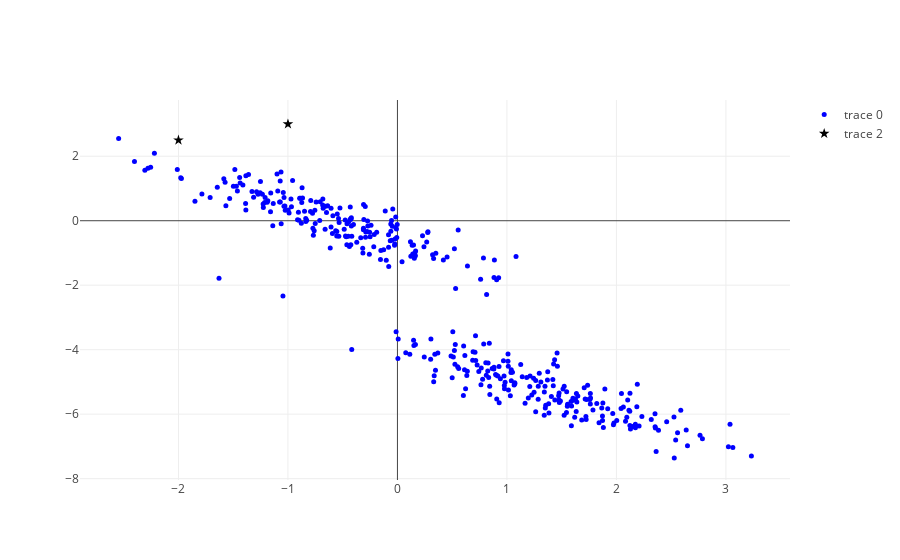
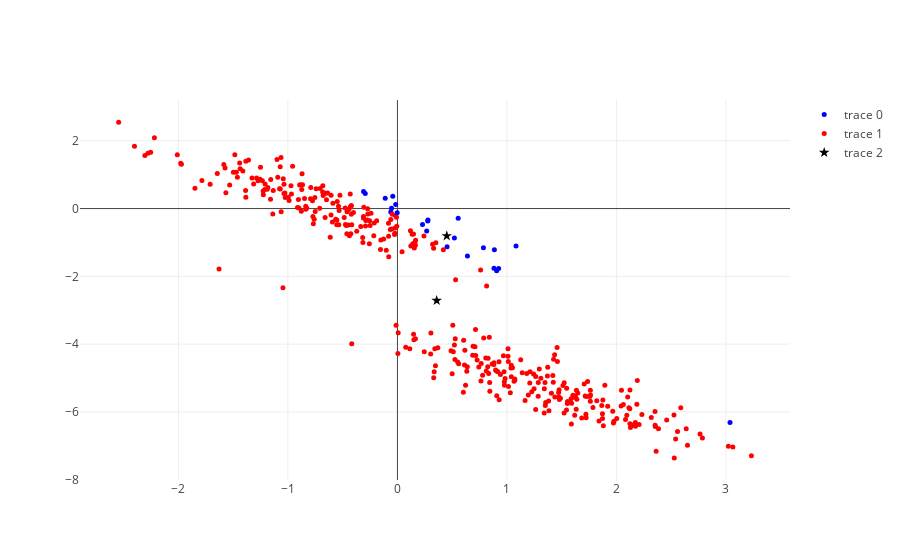
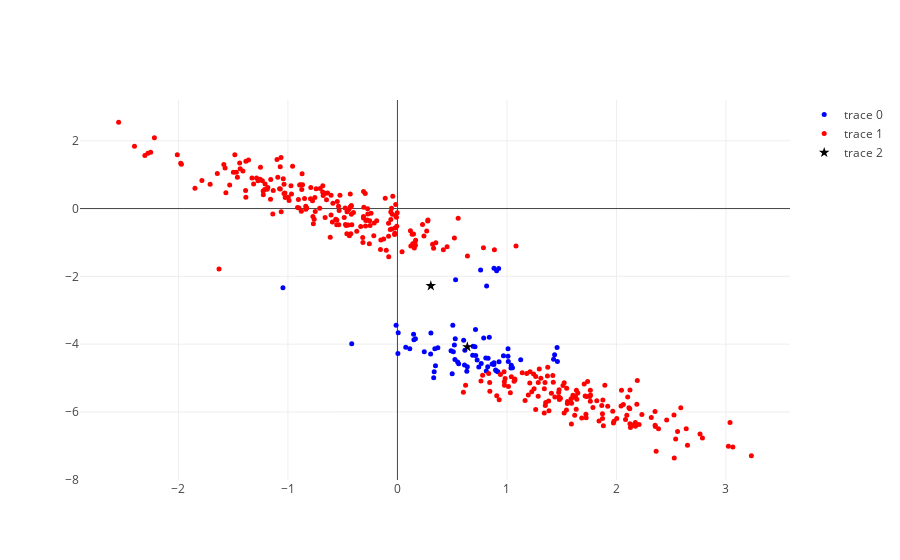
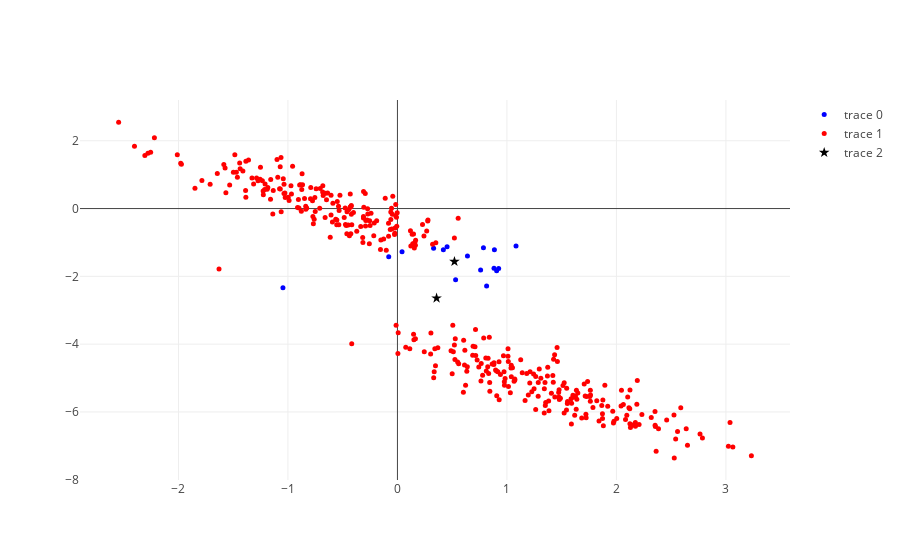

Notebook source saved alongside these figures, in order:
### Code cell
n_iter = 20
n = 400
c = np.zeros((n,1))
d = np.zeros((k,1))

for m in range(n_iter):
    A = np.where(c==0)
    B = np.where(c==1)
    scatter = go.Scatter(
    x = X[A[0],0],
    y = X[A[0],1],
    mode='markers',
    marker=dict(
            size=5,
            symbol='circle',
            color='blue',
            opacity=1
        )
    )
    scatter1 = go.Scatter(
        x = X[B[0],0],
        y = X[B[0],1],
        mode='markers',
        marker=dict(
            size=5,
            symbol='circle',
            color='red',
            opacity=1
        )
    )

    
    scatter4 = go.Scatter(
        x = centers[:,0],
        y = centers[:,1],
        mode='markers',
        marker=dict(
            size=8,
            symbol='star',
            color='black',
            opacity=1
        )
    )
    # Above code is for scatter plot of every iteration.

    data = [scatter,scatter1,scatter4]
    iplot(data, filename='fig0')
    # Assign clusters
    for i in range(n):
        var1 = multivariate_normal(mean=centers[0,:], cov=Sigma1)
        var2 = multivariate_normal(mean=centers[1,:], cov=Sigma2)
        d[0] = var1.pdf(X[i,:])*pi[0]
        d[1] = var2.pdf(X[i,:])*pi[1]
        c[i] = np.argmin(d)
    data = []
    
    # Compute Means and ellipsoids
    A = np.where(c==0)
    centers[0,:] = np.mean(X[A[0],:],0)
    Sigma1 = np.linalg.pinv(np.cov(X[A[0],:].T))
    A = np.where(c==1)
    centers[1,:] = np.mean(X[A[0],:],0)
    Sigma2 = np.linalg.pinv(np.cov(X[A[0],:].T))
    pi[1] =  A[0].shape[0]/n
    pi[0] = 1 - pi[1]

### Figure 1 — Plotly figure (JSON) as saved in the notebook; plotly's stock layout.template omitted (floating-point values rounded to 4 significant figures; data arrays with more than 128 entries replaced by an {"elided": "..."} marker saying what was removed)
{"data": [{"marker": {"color": "blue", "opacity": 1, "size": 5, "symbol": "circle"}, "mode": "markers", "type": "scatter", "uid": "cdf9c8ce-f94c-4414-8fef-35f93ccb68eb", "x": {"elided": "400 float values"}, "y": {"elided": "400 float values"}}, {"marker": {"color": "red", "opacity": 1, "size": 5, "symbol": "circle"}, "mode": "markers", "type": "scatter", "uid": "3a7f2d61-35d1-40b9-8202-758a734d25e6", "x": [], "y": []}, {"marker": {"color": "black", "opacity": 1, "size": 8, "symbol": "star"}, "mode": "markers", "type": "scatter", "uid": "c6cef841-a331-4035-a6c7-2c6132ec73e3", "x": [-2, -1], "y": [2.5, 3]}], "layout": {}}

### Figure 2 — Plotly figure (JSON) as saved in the notebook; plotly's stock layout.template omitted (floating-point values rounded to 4 significant figures; data arrays with more than 128 entries replaced by an {"elided": "..."} marker saying what was removed)
{"data": [{"marker": {"color": "blue", "opacity": 1, "size": 5, "symbol": "circle"}, "mode": "markers", "type": "scatter", "uid": "7eae2b4e-261f-4372-9737-2a4d55263662", "x": [3.037, -0.06055, 0.4532, 0.2787, -0.04277, 0.6393, -0.01588, -0.01604, 0.8856, 0.5547, 1.083, -0.05405, -0.1116, 0.7854, 0.9059, -0.3095, 0.2672, -0.002112, 0.5201, 0.2289, 0.882, 0.9245, -0.2941, 0.2767], "y": [-6.312, -0.1014, -1.128, -0.3384, 0.3663, -1.403, 0.118, -0.2089, -1.218, -0.2861, -1.106, 0.009795, 0.3036, -1.154, -1.833, 0.5059, -0.6592, -0.1206, -0.8718, -0.4692, -1.761, -1.771, 0.4412, -0.3656]}, {"marker": {"color": "red", "opacity": 1, "size": 5, "symbol": "circle"}, "mode": "markers", "type": "scatter", "uid": "09c185c6-823c-483d-a1ab-bfd7bc813315", "x": {"elided": "376 float values"}, "y": {"elided": "376 float values"}}, {"marker": {"color": "black", "opacity": 1, "size": 8, "symbol": "star"}, "mode": "markers", "type": "scatter", "uid": "37c8eea9-2d31-4114-88bc-af6ce49fae1c", "x": [0.4507, 0.3584], "y": [-0.8068, -2.715]}], "layout": {}}

### Figure 3 — Plotly figure (JSON) as saved in the notebook; plotly's stock layout.template omitted (floating-point values rounded to 4 significant figures; data arrays with more than 128 entries replaced by an {"elided": "..."} marker saying what was removed)
{"data": [{"marker": {"color": "blue", "opacity": 1, "size": 5, "symbol": "circle"}, "mode": "markers", "type": "scatter", "uid": "d0c3b90c-340c-43ef-b939-24959b9f9e32", "x": [0.1643, 1.01, 0.8069, 0.1503, 0.3356, 0.7877, 1.037, 0.6871, 0.6335, 0.3057, 0.8652, 0.713, 0.9052, 1.426, 0.6908, 0.6157, 0.3415, 0.5282, 0.7084, 0.839, 1.009, 0.8962, 0.369, 0.6382, 0.8117, 0.5497, -0.4175, 0.9277, 1.039, 0.1473, 0.5593, 1.435, 0.5202, 1.126, 0.8821, 0.006802, 0.9682, 0.8804, 0.245, 0.3033, 1.05, 0.7149, 0.3311, 0.5251, 1.012, 0.004378, 0.5105, 0.7278, 0.4892, 0.07595, 0.6126, -0.0123, 0.113, 1.461, 0.4999, 0.6047, 0.8247, 0.9172, 0.743, 0.828, 0.5057, 0.3475, -1.046, 0.7652, 1.458, 0.7596, 0.8145, 0.5313, 0.9059, 0.882, 0.9245], "y": [-3.839, -4.135, -4.409, -3.87, -4.812, -3.82, -4.705, -4.324, -4.8, -3.668, -4.584, -3.568, -4.794, -4.443, -4.063, -4.182, -4.139, -3.842, -4.076, -3.797, -4.355, -4.766, -4.105, -4.667, -4.79, -4.53, -3.992, -4.521, -4.624, -3.705, -4.58, -4.31, -4.023, -4.459, -4.548, -3.666, -4.344, -4.597, -4.224, -4.294, -4.697, -4.339, -4.991, -4.455, -4.514, -4.275, -4.228, -4.471, -4.199, -4.091, -4.619, -3.444, -4.138, -4.515, -4.871, -3.883, -4.664, -4.816, -4.677, -4.416, -3.441, -4.636, -2.338, -4.568, -4.101, -1.812, -2.287, -2.104, -1.833, -1.761, -1.771]}, {"marker": {"color": "red", "opacity": 1, "size": 5, "symbol": "circle"}, "mode": "markers", "type": "scatter", "uid": "d90276c7-cccf-4c7e-91e6-800e6f5543ff", "x": {"elided": "329 float values"}, "y": {"elided": "329 float values"}}, {"marker": {"color": "black", "opacity": 1, "size": 8, "symbol": "star"}, "mode": "markers", "type": "scatter", "uid": "3dd55659-58e5-4c9f-9052-cfefd350e3aa", "x": [0.6385, 0.3047], "y": [-4.083, -2.28]}], "layout": {}}

### Figure 4 — Plotly figure (JSON) as saved in the notebook; plotly's stock layout.template omitted (floating-point values rounded to 4 significant figures; data arrays with more than 128 entries replaced by an {"elided": "..."} marker saying what was removed)
{"data": [{"marker": {"color": "blue", "opacity": 1, "size": 5, "symbol": "circle"}, "mode": "markers", "type": "scatter", "uid": "9789f6ba-fbd0-49ca-b723-d367411d590e", "x": [-1.046, 0.3302, 0.4532, 0.7596, 0.6393, 0.8856, -0.07946, 0.8145, 0.5313, 1.083, 0.7854, 0.9059, 0.04201, 0.4194, 0.882, 0.9245], "y": [-2.338, -1.175, -1.128, -1.812, -1.403, -1.218, -1.422, -2.287, -2.104, -1.106, -1.154, -1.833, -1.273, -1.217, -1.761, -1.771]}, {"marker": {"color": "red", "opacity": 1, "size": 5, "symbol": "circle"}, "mode": "markers", "type": "scatter", "uid": "57b59d61-b693-4066-9dcc-558e62543577", "x": {"elided": "384 float values"}, "y": {"elided": "384 float values"}}, {"marker": {"color": "black", "opacity": 1, "size": 8, "symbol": "star"}, "mode": "markers", "type": "scatter", "uid": "facd637e-0270-4d86-83ec-2dc2e88fbce9", "x": [0.5207, 0.3574], "y": [-1.563, -2.644]}], "layout": {}}
